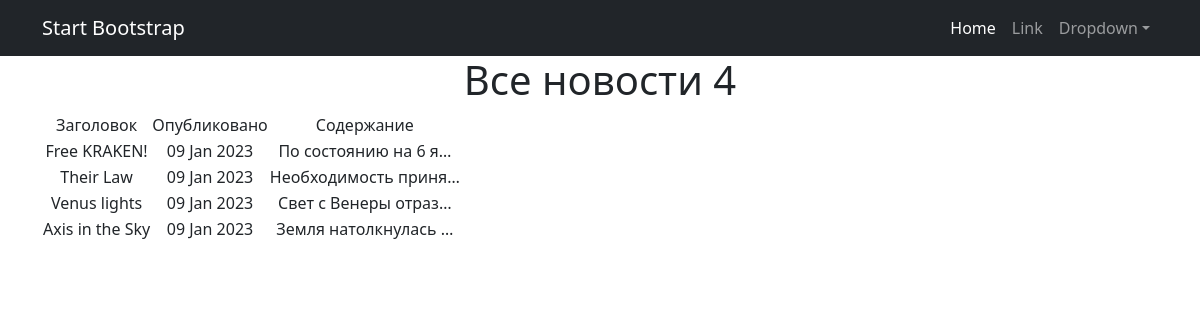
Page /news/ on the committed database.
### news_paper/models.py (models this page shows, shortened)
class Post(models.Model):
    type_choice = [('a', 'article'), ('n', 'news')]
    type_post = models.CharField(max_length=1, default='a', choices=type_choice)
    author = models.ForeignKey(Author, on_delete=models.CASCADE)
    creation_date = models.DateTimeField(auto_now_add=True)
    cat = models.ManyToManyField(Category, through="PostCategory")
    header = models.CharField(default='нет заголовка', max_length=255)
    body = models.TextField(default='здесь ничего нет')
    rating = models.FloatField(default=1)
    def __str__(self):
        return f'{self.body}:{self.author}'

### news_paper/views.py (the view)
# urls.py: path('', PostList.as_view()),
class PostList(ListView):
    queryset = Post.objects.all().order_by('-creation_date')
    template_name = 'posts.html'
    context_object_name = 'posts'
    def get_context_data(self, **kwargs):
        context = super().get_context_data(**kwargs)
        return context

### news_paper/models.py (called while the page is built)
    def __str__(self):
     return f'{self.user.username}'

### templates/posts.html (shortened to what this page needs)
{% extends 'flatpages/default.html' %}
{% load custom_filters %}
{% block content %}
<h1>Все новости {{posts|length}}</h1>
<table>
           <tr>
               <td>Заголовок</td>
               <td>Опубликовано</td>
               <td>Содержание</td>
           </tr>
           {% for pst in posts %}
           <tr>
               <td>{{ pst.header }}</td>
               <td>{{ pst.creation_date|date:'d M Y' }}</td>
               <td>{{ pst.body|truncatechars:20 }}</td>
           </tr>
           {% endfor %}
       </table>
{% endblock content %}

### templates/flatpages/default.html (shortened to what this page needs)
<!DOCTYPE html>
<html lang="en">
    <head>
        {% load static %}
        <link href="{% static 'css/styles.css' %}" rel="stylesheet" />
    </head>
    <body>
        <nav class="navbar navbar-expand-lg navbar-dark bg-dark">
            <div class="container">
                <a class="navbar-brand" href="#">Start Bootstrap</a>
                <div class="collapse navbar-collapse" id="navbarSupportedContent">
                    <ul class="navbar-nav ms-auto mb-2 mb-lg-0">
                        <li class="nav-item"><a class="nav-link active" aria-current="page" href="#">Home</a></li>
                        <li class="nav-item"><a class="nav-link" href="#">Link</a></li>
                        <li class="nav-item dropdown">
                            <a class="nav-link dropdown-toggle" id="navbarDropdown" href="#" role="button" data-bs-toggle="dropdown" aria-expanded="false">Dropdown</a>
                        </li>
                    </ul>
                </div>
            </div>
        </nav>
    <div class="container">
   <div class="row">
       <div class="col-lg-12 text-center">
           {% block content %}{% endblock content %}
       </div>
   </div>
</div>
    </body>
</html>

### rows in the picture
Post: header "Free KRAKEN!", creation_date "09 Jan 2023", body "По состоянию на 6 я…"
Post: header "Their Law", creation_date "09 Jan 2023", body "Необходимость приня…"
Post: header "Venus lights", creation_date "09 Jan 2023", body "Свет с Венеры отраз…"
Post: header "Axis in the Sky", creation_date "09 Jan 2023", body "Земля натолкнулась …"

### other values in the picture
{{ posts|length }} "4"
